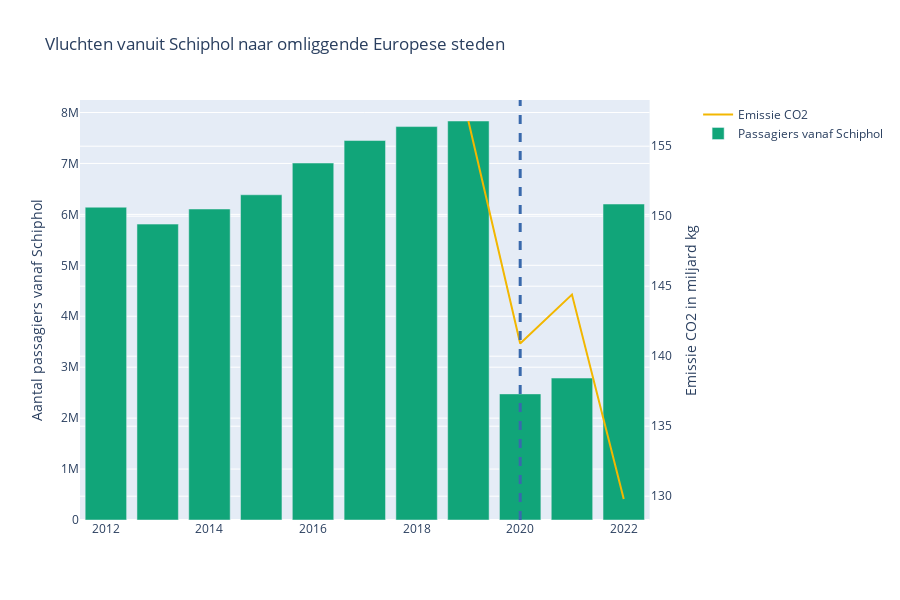

The notebook cell this image was saved under:
### Markdown cell above
### Milieuvervuiling

De staafgrafiek, die het totaal aantal passagiers op Schiphol weergeeft, laat een sterke daling zien in 2020 als gevolg van reisbeperkingen en veiligheidsmaatregelen. Veel internationale en binnenlandse vluchten werden geannuleerd of sterk verminderd, waardoor het aantal passagiers dat door de luchthaven reisde aanzienlijk afnam (Luchtkwaliteit door eerste lockdown beter dan verwacht | RIVM, z.d.). De tweede grafiek, de lijn grafiek die de koolstofemissie van CO2 weergeeft, laat zien dat de uitstoot in 2020 aanzienlijk is verminderd in vergelijking met 2019. Namelijk van 256,8 miljard kilo gram tot 140,9 miljard kilo gram, wat dus een afname is van 9,63%.  Dit is grotendeels toe te schrijven aan de verminderde activiteit in de luchtvaartsector als gevolg van de pandemie. Met minder vliegtuigen in de lucht en minder passagiersvluchten leidde dit tot een daling van de CO2-uitstoot, waardoor de luchtvaartindustrie een positieve bijdrage heeft geleverd aan de milieubelasting.  

De twee grafieken vertonen een duidelijk verband tussen de afname van reisactiviteit en de positieve milieu-impact. De verminderde passagiersaantallen op Schiphol en de daling van CO2-uitstoot tonen aan dat er positieve resultaten zijn behaald op milieugebied als gevolg van de afname in reisactiviteiten. Bovendien kunnen we opmerken dat beide dalingen samenvallen met de blauwe stippellijn in de grafiek, wat het jaar van de corona-uitbraak aangeeft. Hieruit kunnen we concluderen dat deze twee dalingen ook in verband staan met de uitbraak van COVID-19.

### Code cell
import plotly.graph_objs as go
import plotly.express as px
import pandas as pd
from plotly.subplots import make_subplots

df = pd.read_csv('Amsterdam_Airport_Schiphol__passagiersvervoer__partnerluchthaven_20062023_192658.csv')
db = pd.read_csv('Emissies_broeikasgassen__IPCC___klimaatsector__kwartaal_21062023_104240.csv')

fig = make_subplots(specs=[[{"secondary_y": True}]])

fig.add_trace(
    go.Scatter(x = db['Perioden'], y = db['miljard kg CO2-equivalent'], name="Emissie CO2", mode="lines"), secondary_y = True
)


fig.add_trace(
    go.Bar(x = df['Perioden'], y= df['Totaal passagiers'], name="Passagiers vanaf Schiphol"),
    secondary_y=False
)

fig.data[0].line.color = 'rgb(242,183,1)'
fig.update_traces(marker_color='rgb(17,165,121)')


fig.update_yaxes(title_text="Aantal passagiers vanaf Schiphol", secondary_y=False)
fig.update_yaxes(title_text="Emissie CO2 in miljard kg", secondary_y=True)

fig.add_vline(x=2020, line_width=3, line_dash="dash", line_color="rgb(57,105,172)")

fig.update_layout(
    height = 600,
    title = 'Vluchten vanuit Schiphol naar omliggende Europese steden')

fig.show()

### Figure 1 — Plotly figure (JSON) as saved in the notebook; plotly's stock layout.template omitted (floating-point values rounded to 4 significant figures)
{"data": [{"line": {"color": "rgb(242,183,1)"}, "marker": {"color": "rgb(17,165,121)"}, "mode": "lines", "name": "Emissie CO2", "type": "scatter", "x": [2019, 2020, 2021, 2022], "xaxis": "x", "y": [156.8, 140.9, 144.4, 129.8], "yaxis": "y2"}, {"marker": {"color": "rgb(17,165,121)"}, "name": "Passagiers vanaf Schiphol", "type": "bar", "x": [2012, 2013, 2014, 2015, 2016, 2017, 2018, 2019, 2020, 2021, 2022], "xaxis": "x", "y": [6140653, 5808874, 6105595, 6384898, 7007992, 7449704, 7723607, 7833211, 2475626, 2786830, 6203142], "yaxis": "y"}], "layout": {"height": 600, "shapes": [{"line": {"color": "rgb(57,105,172)", "dash": "dash", "width": 3}, "type": "line", "x0": 2020, "x1": 2020, "xref": "x", "y0": 0, "y1": 1, "yref": "y domain"}], "title": {"text": "Vluchten vanuit Schiphol naar omliggende Europese steden"}, "xaxis": {"anchor": "y", "domain": [0, 0.94]}, "yaxis": {"anchor": "x", "domain": [0, 1], "title": {"text": "Aantal passagiers vanaf Schiphol"}}, "yaxis2": {"anchor": "x", "overlaying": "y", "side": "right", "title": {"text": "Emissie CO2 in miljard kg"}}}}
